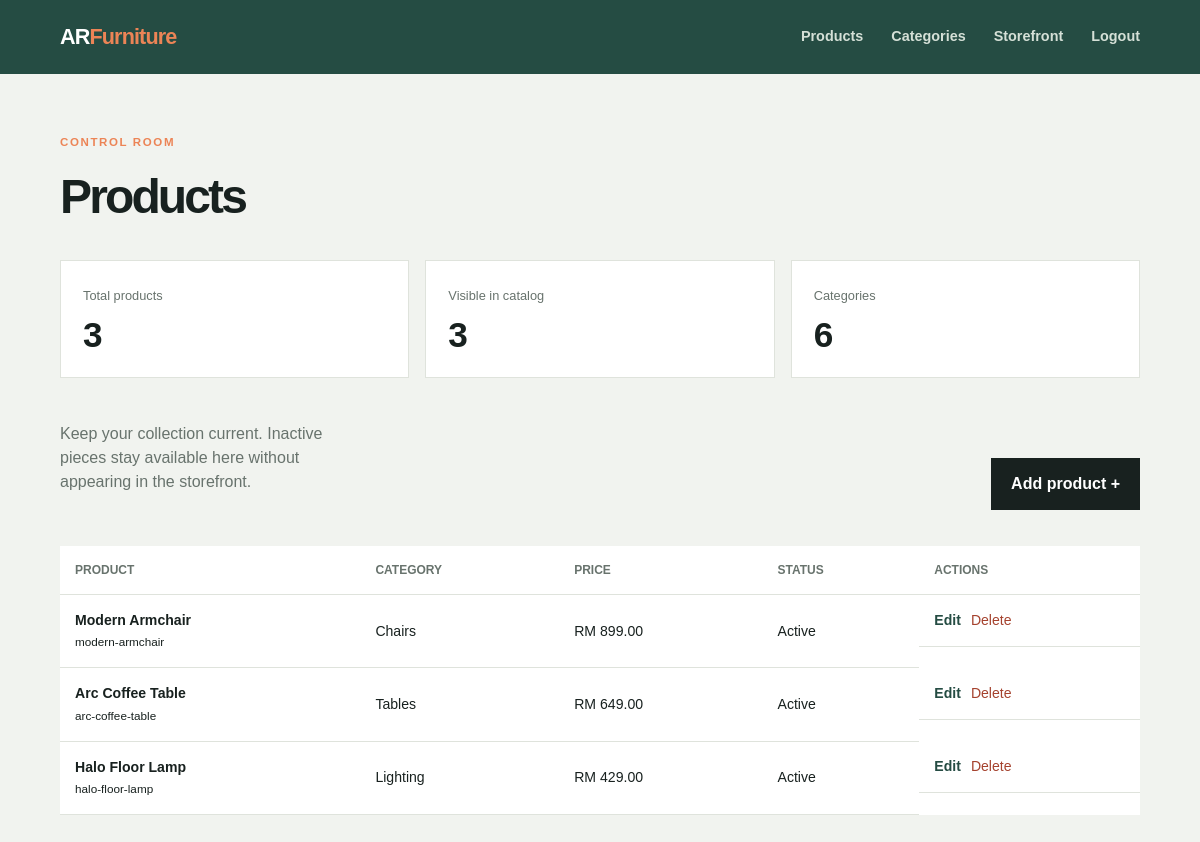
The page /admin/index.php (signed in) on the database its author committed.
### tables this page shows
CREATE TABLE products (
  id INT UNSIGNED AUTO_INCREMENT PRIMARY KEY,
  category_id INT UNSIGNED NOT NULL,
  slug VARCHAR(160) NOT NULL UNIQUE,
  name VARCHAR(160) NOT NULL,
  description TEXT NOT NULL,
  price DECIMAL(10,2) NOT NULL DEFAULT 0,
  currency VARCHAR(8) NOT NULL DEFAULT 'RM',
  glb_path VARCHAR(255) NOT NULL,
  usdz_path VARCHAR(255) NULL,
  thumb_path VARCHAR(255) NULL,
  width_cm DECIMAL(8,2) NULL,
  height_cm DECIMAL(8,2) NULL,
  depth_cm DECIMAL(8,2) NULL,
  glb_x_m DECIMAL(8,4) NULL,
  glb_y_m DECIMAL(8,4) NULL,
  glb_z_m DECIMAL(8,4) NULL,
  is_active TINYINT(1) NOT NULL DEFAULT 1,
  sort_order INT NOT NULL DEFAULT 0,
  created_at TIMESTAMP NOT NULL DEFAULT CURRENT_TIMESTAMP,
  updated_at TIMESTAMP NOT NULL DEFAULT CURRENT_TIMESTAMP ON UPDATE CURRENT_TIMESTAMP,
  CONSTRAINT fk_products_category FOREIGN KEY (category_id) REFERENCES categories(id) ON UPDATE CASCADE ON DELETE RESTRICT,
  INDEX idx_products_active_sort (is_active, sort_order)
);

CREATE TABLE categories (
  id INT UNSIGNED AUTO_INCREMENT PRIMARY KEY,
  slug VARCHAR(120) NOT NULL UNIQUE,
  name VARCHAR(120) NOT NULL,
  sort_order INT NOT NULL DEFAULT 0,
  is_active TINYINT(1) NOT NULL DEFAULT 1,
  created_at TIMESTAMP NOT NULL DEFAULT CURRENT_TIMESTAMP
);

### config/config.php (called while the page is built, shortened)
<?php
return [
    'app' => [
        'name' => 'AR Furniture',
        'base_url' => '',
        'upload_max_bytes' => 50 * 1024 * 1024,
    ],
    'db' => [
        'host' => 'localhost',
        'name' => 'ar_furniture',
        'user' => 'root',
        'pass' => '',
    ],
];

### includes/helpers.php (called while the page is built, shortened)
<?php
function e(mixed $value): string
{
    return htmlspecialchars((string) $value, ENT_QUOTES, 'UTF-8');
}
function app_config(): array
{
    static $config;
    if (!$config) {
        $config = require __DIR__ . '/../config/config.php';
    }
    return $config;
}
function app_url(string $path = ''): string
{
    $base = rtrim((string) app_config()['app']['base_url'], '/');
    $scheme = (!empty($_SERVER['HTTPS']) && $_SERVER['HTTPS'] !== 'off') ? 'https' : 'http';
    $host = $_SERVER['HTTP_HOST'] ?? 'localhost';
    $folder = rtrim(str_replace('\\', '/', dirname($_SERVER['SCRIPT_NAME'] ?? '/')), '/');
    if (str_ends_with($folder, '/admin') || str_ends_with($folder, '/api')) {
        $folder = dirname($folder);
    }
    return $scheme . '://' . $host . ($folder === '/' ? '' : $folder) . '/' . ltrim($path, '/');
}
function format_price(float|int|string $price, string $currency = 'RM'): string
{
    return e($currency) . ' ' . number_format((float) $price, 2);
}

### includes/db.php (called while the page is built, shortened)
<?php
$config = require __DIR__ . '/../config/config.php';
function db(): PDO
{
    static $pdo = null;
    global $config;
    if ($pdo instanceof PDO) {
        return $pdo;
    }
    try {
        $pdo = new PDO(
            sprintf('mysql:host=%s;dbname=%s;charset=utf8mb4', $config['db']['host'], $config['db']['name']),
            $config['db']['user'],
            $config['db']['pass'],
            [
                PDO::ATTR_ERRMODE => PDO::ERRMODE_EXCEPTION,
                PDO::ATTR_DEFAULT_FETCH_MODE => PDO::FETCH_ASSOC,
                PDO::ATTR_EMULATE_PREPARES => false,
            ]
        );
    } catch (PDOException $exception) {
        error_log($exception->getMessage());
        throw new RuntimeException('Database unavailable. Please check the database configuration.');
    }
    return $pdo;
}

### admin/index.php (the view, shortened to what this page needs)
<?php
require_once __DIR__ . '/../includes/admin_layout.php';
$products = db()->query('SELECT p.*, c.name AS category_name FROM products p JOIN categories c ON c.id = p.category_id ORDER BY p.sort_order ASC, p.name ASC')->fetchAll();
$stats = ['products' => count($products), 'active' => count(array_filter($products, static fn(array $p): bool => (bool) $p['is_active'])), 'categories' => (int) db()->query('SELECT COUNT(*) FROM categories')->fetchColumn()];
admin_header('Products');
?><div class="stats-grid"><div class="stat-card"><span>Total products</span><strong><?= $stats['products'] ?></strong></div><div class="stat-card"><span>Visible in catalog</span><strong><?= $stats['active'] ?></strong></div><div class="stat-card"><span>Categories</span><strong><?= $stats['categories'] ?></strong></div></div><div class="admin-heading"><p class="section-note">Keep your collection current. Inactive pieces stay available here without appearing in the storefront.</p><a class="button button-dark" href="<?= e(app_url('admin/product_edit.php')) ?>">Add product +</a></div><table class="admin-table"><thead><tr><th>Product</th><th>Category</th><th>Price</th><th>Status</th><th>Actions</th></tr></thead><tbody><?php foreach ($products as $product): ?><tr><td><strong><?= e($product['name']) ?></strong><br><small><?= e($product['slug']) ?></small></td><td><?= e($product['category_name']) ?></td><td><?= format_price($product['price'], $product['currency']) ?></td><td><?= $product['is_active'] ? 'Active' : 'Hidden' ?></td><td class="admin-actions"><a class="text-link" href="<?= e(app_url('admin/product_edit.php?id=' . $product['id'])) ?>">Edit</a><form method="post" action="<?= e(app_url('admin/product_delete.php')) ?>" onsubmit="return confirm('Delete this product?');"><input type="hidden" name="csrf_token" value="<?= e(csrf_token()) ?>"><input type="hidden" name="id" value="<?= e($product['id']) ?>"><button class="text-link danger" style="background:none;border:0;font:inherit;padding:0">Delete</button></form></td></tr><?php endforeach; ?></tbody></table><?php admin_footer(); ?>

### includes/admin_layout.php (shortened to what this page needs)
<?php
require_once __DIR__ . '/helpers.php';
function admin_header(string $title): void { ?>
<!doctype html><html lang="en"><head><meta charset="utf-8"><meta name="viewport" content="width=device-width, initial-scale=1"><title><?= e($title) ?> | <?= e(app_config()['app']['name']) ?></title><link rel="stylesheet" href="<?= e(app_url('css/styles.css')) ?>"></head><body class="admin-body"><header class="admin-header"><a class="brand" href="<?= e(app_url('admin/index.php')) ?>">AR<span>Furniture</span></a><nav><a href="<?= e(app_url('admin/index.php')) ?>">Products</a><a href="<?= e(app_url('admin/categories.php')) ?>">Categories</a><a href="<?= e(app_url('index.php')) ?>">Storefront</a><a href="<?= e(app_url('admin/logout.php')) ?>">Logout</a></nav></header><main class="admin-main"><div class="admin-heading"><div><p class="eyebrow">Control room</p><h1><?= e($title) ?></h1></div></div>
<?php }
function admin_footer(): void { ?></main></body></html><?php }

### css/styles.css (style rules this page uses)
:root { --ink:#18211f;--muted:#68736d;--paper:#f5f3ee;--surface:#fff;--line:#dfe3dc;--green:#254c43;--lime:#d8ed70;--orange:#ec8456;--serif:'Space Grotesk',sans-serif;--sans:'DM Sans',sans-serif }
* { box-sizing:border-box }
html { scroll-behavior:smooth }
body { margin:0;background:var(--paper);color:var(--ink);font-family:var(--sans);line-height:1.5 }
a { color:inherit;text-decoration:none }
.site-header,.admin-header { align-items:center;display:flex;justify-content:space-between;padding:24px 5vw;background:var(--paper) }
.brand { font:700 1.35rem var(--serif);letter-spacing:-.04em }
.brand span { color:var(--orange) }
.site-nav,.admin-header nav { display:flex;gap:28px;font-size:.9rem }
.site-nav a,.admin-header nav a { color:var(--muted);font-weight:600 }
.eyebrow { color:var(--orange);font-size:.72rem;font-weight:700;letter-spacing:.14em;margin:0 0 18px;text-transform:uppercase }
.button { align-items:center;display:inline-flex;font-weight:700;gap:16px;padding:14px 20px;transition:transform .2s,background .2s }
.button-dark { background:var(--ink);color:#fff }
.section-note { color:var(--muted);max-width:310px }
.admin-body { background:#f1f3ef }
.admin-header { background:var(--green);color:#fff }
.admin-header .brand { color:#fff }
.admin-header nav a { color:#d5e0d7 }
.admin-main { margin:0 auto;max-width:1200px;padding:60px 5vw }
.admin-heading { align-items:end;display:flex;justify-content:space-between;margin-bottom:36px }
.admin-heading h1 { font:600 3rem var(--serif);letter-spacing:-.06em;margin:0 }
.admin-card,.stat-card { background:#fff;border:1px solid var(--line);padding:22px }
.stats-grid { display:grid;gap:16px;grid-template-columns:repeat(3,1fr);margin-bottom:28px }
.stat-card span { color:var(--muted);font-size:.8rem }
.stat-card strong { display:block;font:600 2.2rem var(--serif);margin-top:8px }
.admin-table { background:#fff;border-collapse:collapse;width:100% }
.admin-table th,.admin-table td { border-bottom:1px solid var(--line);padding:15px;text-align:left }
.admin-table th { color:var(--muted);font-size:.75rem;text-transform:uppercase }
.admin-table td { font-size:.88rem }
.admin-actions { display:flex;gap:10px }
.text-link { color:var(--green);font-weight:700 }
.danger { color:#a5422e }

### rows shown on the page
products: category "6", name "Halo Floor Lamp", slug "halo-floor-lamp", category.name "Lighting", format_price($product['price'], $product['currency']) "RM 429.00", is_active "Active"
products: name "Modern Armchair", slug "modern-armchair", category.name "Chairs", format_price($product['price'], $product['currency']) "RM 899.00", is_active "Active"
products: name "Arc Coffee Table", slug "arc-coffee-table", category.name "Tables", format_price($product['price'], $product['currency']) "RM 649.00", is_active "Active"

### other values the page prints
$title "Products"
$stats['products'] "3"
$stats['active'] "3"
